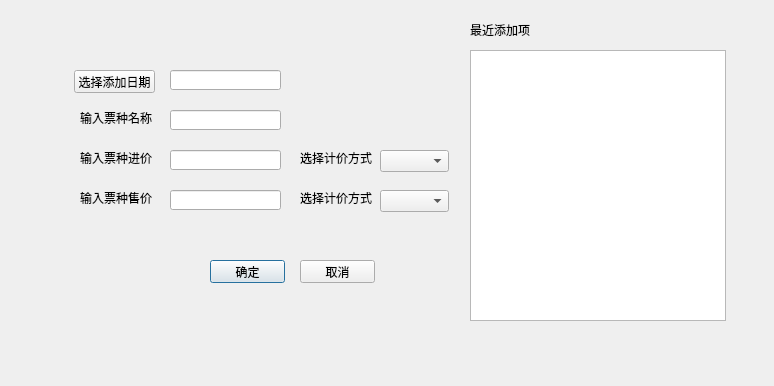
<?xml version="1.0" encoding="UTF-8"?>
<ui version="4.0">
 <class>Ticket_Sort_Manage</class>
 <widget class="QDialog" name="Ticket_Sort_Manage">
  <property name="windowModality">
   <enum>Qt::WindowModal</enum>
  </property>
  <property name="geometry">
   <rect>
    <x>0</x>
    <y>0</y>
    <width>774</width>
    <height>386</height>
   </rect>
  </property>
  <property name="windowTitle">
   <string>票种添加</string>
  </property>
  <widget class="QLabel" name="ticket_name_label">
   <property name="geometry">
    <rect>
     <x>80</x>
     <y>110</y>
     <width>91</width>
     <height>16</height>
    </rect>
   </property>
   <property name="text">
    <string>输入票种名称</string>
   </property>
  </widget>
  <widget class="QLabel" name="ticket_price_label">
   <property name="geometry">
    <rect>
     <x>80</x>
     <y>150</y>
     <width>91</width>
     <height>16</height>
    </rect>
   </property>
   <property name="text">
    <string>输入票种进价</string>
   </property>
  </widget>
  <widget class="QPushButton" name="confirm">
   <property name="geometry">
    <rect>
     <x>210</x>
     <y>260</y>
     <width>75</width>
     <height>23</height>
    </rect>
   </property>
   <property name="text">
    <string>确定</string>
   </property>
  </widget>
  <widget class="QPushButton" name="cancel">
   <property name="geometry">
    <rect>
     <x>300</x>
     <y>260</y>
     <width>75</width>
     <height>23</height>
    </rect>
   </property>
   <property name="text">
    <string>取消</string>
   </property>
  </widget>
  <widget class="QLabel" name="ticket_price_label_2">
   <property name="geometry">
    <rect>
     <x>80</x>
     <y>190</y>
     <width>91</width>
     <height>16</height>
    </rect>
   </property>
   <property name="text">
    <string>输入票种售价</string>
   </property>
  </widget>
  <widget class="QLabel" name="ticket_price_label_3">
   <property name="geometry">
    <rect>
     <x>300</x>
     <y>150</y>
     <width>81</width>
     <height>16</height>
    </rect>
   </property>
   <property name="text">
    <string>选择计价方式</string>
   </property>
  </widget>
  <widget class="QComboBox" name="purchase_compute_way">
   <property name="geometry">
    <rect>
     <x>380</x>
     <y>150</y>
     <width>69</width>
     <height>22</height>
    </rect>
   </property>
  </widget>
  <widget class="QLabel" name="ticket_price_label_4">
   <property name="geometry">
    <rect>
     <x>300</x>
     <y>190</y>
     <width>81</width>
     <height>16</height>
    </rect>
   </property>
   <property name="text">
    <string>选择计价方式</string>
   </property>
  </widget>
  <widget class="QComboBox" name="sell_compute_way">
   <property name="geometry">
    <rect>
     <x>380</x>
     <y>190</y>
     <width>69</width>
     <height>22</height>
    </rect>
   </property>
  </widget>
  <widget class="QPushButton" name="select_date_btn">
   <property name="geometry">
    <rect>
     <x>74</x>
     <y>70</y>
     <width>81</width>
     <height>23</height>
    </rect>
   </property>
   <property name="text">
    <string>选择添加日期</string>
   </property>
  </widget>
  <widget class="QListView" name="add_detail_list">
   <property name="geometry">
    <rect>
     <x>470</x>
     <y>50</y>
     <width>256</width>
     <height>271</height>
    </rect>
   </property>
  </widget>
  <widget class="QLineEdit" name="purchase_price">
   <property name="geometry">
    <rect>
     <x>170</x>
     <y>150</y>
     <width>111</width>
     <height>20</height>
    </rect>
   </property>
  </widget>
  <widget class="QLineEdit" name="sell_price">
   <property name="geometry">
    <rect>
     <x>170</x>
     <y>190</y>
     <width>111</width>
     <height>20</height>
    </rect>
   </property>
  </widget>
  <widget class="QLineEdit" name="ticket_name">
   <property name="geometry">
    <rect>
     <x>170</x>
     <y>110</y>
     <width>111</width>
     <height>20</height>
    </rect>
   </property>
  </widget>
  <widget class="QLineEdit" name="select_date">
   <property name="geometry">
    <rect>
     <x>170</x>
     <y>70</y>
     <width>111</width>
     <height>20</height>
    </rect>
   </property>
  </widget>
  <widget class="QLabel" name="modify_label">
   <property name="geometry">
    <rect>
     <x>470</x>
     <y>20</y>
     <width>191</width>
     <height>20</height>
    </rect>
   </property>
   <property name="text">
    <string>最近添加项</string>
   </property>
  </widget>
 </widget>
 <resources/>
 <connections>
  <connection>
   <sender>cancel</sender>
   <signal>clicked()</signal>
   <receiver>Ticket_Sort_Manage</receiver>
   <slot>reject()</slot>
   <hints>
    <hint type="sourcelabel">
     <x>338</x>
     <y>263</y>
    </hint>
    <hint type="destinationlabel">
     <x>329</x>
     <y>106</y>
    </hint>
   </hints>
  </connection>
  <connection>
   <sender>confirm</sender>
   <signal>clicked()</signal>
   <receiver>Ticket_Sort_Manage</receiver>
   <slot>on_ok()</slot>
   <hints>
    <hint type="sourcelabel">
     <x>225</x>
     <y>260</y>
    </hint>
    <hint type="destinationlabel">
     <x>193</x>
     <y>153</y>
    </hint>
   </hints>
  </connection>
  <connection>
   <sender>purchase_compute_way</sender>
   <signal>currentIndexChanged(int)</signal>
   <receiver>Ticket_Sort_Manage</receiver>
   <slot>on_purchase_price_compute_way_selected()</slot>
   <hints>
    <hint type="sourcelabel">
     <x>421</x>
     <y>153</y>
    </hint>
    <hint type="destinationlabel">
     <x>444</x>
     <y>67</y>
    </hint>
   </hints>
  </connection>
  <connection>
   <sender>sell_compute_way</sender>
   <signal>currentIndexChanged(int)</signal>
   <receiver>Ticket_Sort_Manage</receiver>
   <slot>on_sell_price_compute_way_selected()</slot>
   <hints>
    <hint type="sourcelabel">
     <x>401</x>
     <y>201</y>
    </hint>
    <hint type="destinationlabel">
     <x>452</x>
     <y>199</y>
    </hint>
   </hints>
  </connection>
  <connection>
   <sender>select_date_btn</sender>
   <signal>clicked()</signal>
   <receiver>Ticket_Sort_Manage</receiver>
   <slot>on_ticket_add_date_selected()</slot>
   <hints>
    <hint type="sourcelabel">
     <x>125</x>
     <y>73</y>
    </hint>
    <hint type="destinationlabel">
     <x>148</x>
     <y>43</y>
    </hint>
   </hints>
  </connection>
 </connections>
 <slots>
  <signal>on_new_coal_added()</signal>
  <slot>on_ok()</slot>
  <slot>on_purchase_price_compute_way_selected()</slot>
  <slot>on_sell_price_compute_way_selected()</slot>
  <slot>on_ticket_add_date_selected()</slot>
 </slots>
</ui>
